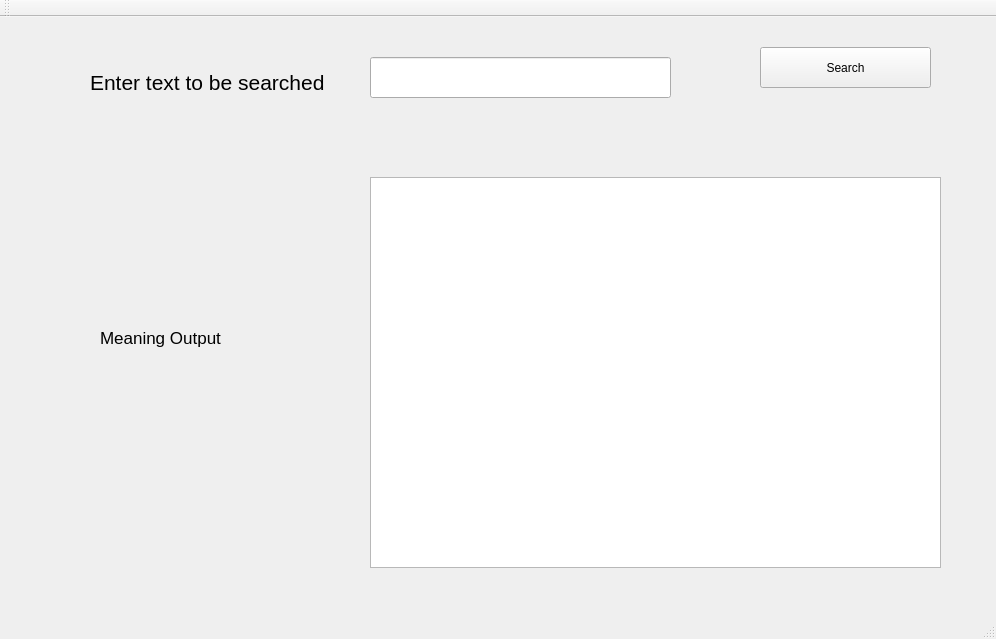
<?xml version="1.0" encoding="UTF-8"?>
<ui version="4.0">
 <class>MainWindow</class>
 <widget class="QMainWindow" name="MainWindow">
  <property name="geometry">
   <rect>
    <x>0</x>
    <y>0</y>
    <width>996</width>
    <height>639</height>
   </rect>
  </property>
  <property name="windowTitle">
   <string>MainWindow</string>
  </property>
  <widget class="QWidget" name="centralWidget">
   <widget class="QPushButton" name="SearchButton">
    <property name="geometry">
     <rect>
      <x>760</x>
      <y>30</y>
      <width>171</width>
      <height>41</height>
     </rect>
    </property>
    <property name="text">
     <string>Search</string>
    </property>
   </widget>
   <widget class="QLineEdit" name="WordLine">
    <property name="geometry">
     <rect>
      <x>370</x>
      <y>40</y>
      <width>301</width>
      <height>41</height>
     </rect>
    </property>
    <property name="font">
     <font>
      <pointsize>15</pointsize>
     </font>
    </property>
   </widget>
   <widget class="QLabel" name="labelSearch">
    <property name="geometry">
     <rect>
      <x>90</x>
      <y>40</y>
      <width>241</width>
      <height>51</height>
     </rect>
    </property>
    <property name="font">
     <font>
      <pointsize>16</pointsize>
     </font>
    </property>
    <property name="text">
     <string>Enter text to be searched</string>
    </property>
   </widget>
   <widget class="QTextEdit" name="MeaningTextBox">
    <property name="geometry">
     <rect>
      <x>370</x>
      <y>160</y>
      <width>571</width>
      <height>391</height>
     </rect>
    </property>
    <property name="font">
     <font>
      <pointsize>16</pointsize>
     </font>
    </property>
   </widget>
   <widget class="QLabel" name="labelMeaning">
    <property name="geometry">
     <rect>
      <x>100</x>
      <y>290</y>
      <width>201</width>
      <height>61</height>
     </rect>
    </property>
    <property name="font">
     <font>
      <pointsize>13</pointsize>
     </font>
    </property>
    <property name="text">
     <string>Meaning Output</string>
    </property>
   </widget>
  </widget>
  <widget class="QMenuBar" name="menuBar">
   <property name="geometry">
    <rect>
     <x>0</x>
     <y>0</y>
     <width>996</width>
     <height>22</height>
    </rect>
   </property>
  </widget>
  <widget class="QToolBar" name="mainToolBar">
   <attribute name="toolBarArea">
    <enum>TopToolBarArea</enum>
   </attribute>
   <attribute name="toolBarBreak">
    <bool>false</bool>
   </attribute>
  </widget>
  <widget class="QStatusBar" name="statusBar"/>
 </widget>
 <layoutdefault spacing="6" margin="11"/>
 <resources/>
 <connections/>
</ui>
